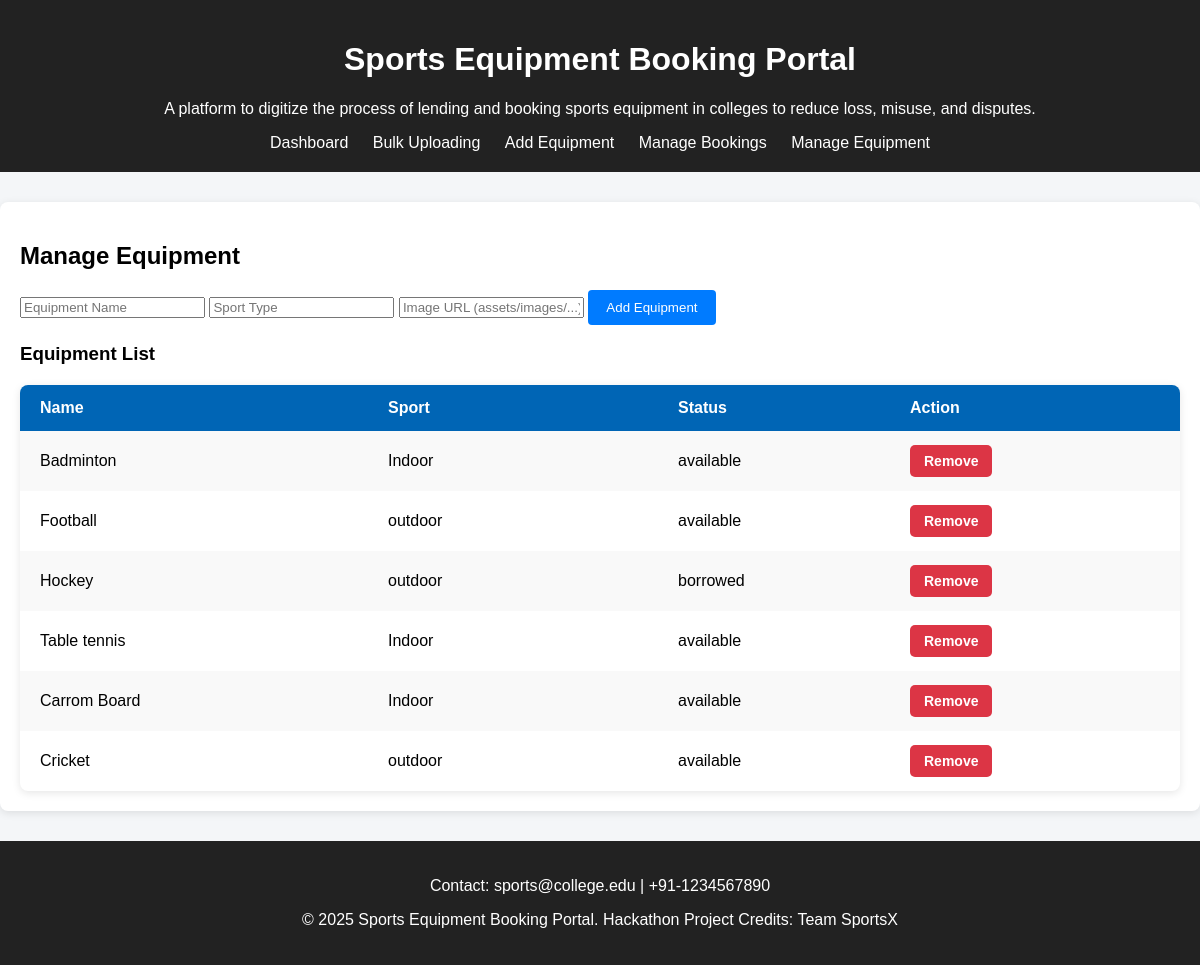
The page /admin/manage_equipment.php on the database its author committed.
### tables this page shows
CREATE TABLE `equipment` (
  `id` int(11) NOT NULL,
  `name` varchar(100) NOT NULL,
  `sport_type` varchar(50) NOT NULL,
  `availability_status` enum('available','reserved','borrowed') NOT NULL DEFAULT 'available',
  `image_url` varchar(255) DEFAULT NULL
);

### admin/manage_equipment.php (the view, shortened to what this page needs)
<?php
require_once '../includes/db.php';
$equipments = $conn->query('SELECT * FROM equipment');
?>
<!DOCTYPE html>
<html>
<head>
  <link rel="stylesheet" href="../assets/css/style.css">
</head>
<body>
<header>
  <h1>Sports Equipment Booking Portal</h1>
  <p>A platform to digitize the process of lending and booking sports equipment in colleges to reduce loss, misuse, and disputes.</p>
  <nav>
    <a href="http://localhost/project/admin/dashboard.php">Dashboard</a>
    <a href="http://localhost/project/admin/bulk_upload.php">Bulk Uploading</a>
    <a href="http://localhost/project/admin/add.php">Add Equipment</a>
    <a href="http://localhost/project/admin/manage_bookings.php">Manage Bookings</a>
    <a href="http://localhost/project/admin/manage_equipment.php">Manage Equipment</a>
  </nav>
</header>
<div class="container">
  <h2>Manage Equipment</h2>
  <form method="post">
    <input type="text" name="name" placeholder="Equipment Name" required>
    <input type="text" name="sport_type" placeholder="Sport Type" required>
    <input type="text" name="image_url" placeholder="Image URL (assets/images/...)" required>
    <button class="btn" type="submit" name="add">Add Equipment</button>
  </form>
  <h3>Equipment List</h3>
  <table>
    <tr><th>Name</th><th>Sport</th><th>Status</th><th>Action</th></tr>
    <?php while ($row = $equipments->fetch_assoc()): ?>
    <tr>
      <td><?= $row['name'] ?></td>
      <td><?= $row['sport_type'] ?></td>
      <td><?= $row['availability_status'] ?></td>
      <td><a class="action-btn" href="?remove=<?= $row['id'] ?>">Remove</a></td>
    </tr>
    <?php endwhile; ?>
  </table>
</div>
<?php include '../includes/footer.php'; ?>
</body>
</html>

### assets/css/style.css (style rules this page uses)
body { font-family: Arial, sans-serif; margin: 0; padding: 0; background: #f4f6f8; }
header, footer { background: #222; color: #fff; padding: 20px; text-align: center; }
nav a { color: #fff; margin: 0 10px; text-decoration: none; }
.container { max-width: 1200px; margin: 30px auto; padding: 20px; background: #fff; border-radius: 8px; box-shadow: 0 2px 8px rgba(0,0,0,0.1); }
.btn { background: #007bff; color: #fff; border: none; padding: 10px 18px; border-radius: 4px; cursor: pointer; transition: background 0.2s; }

### admin/manage_equipment.php (style rules this page uses)
table { border-collapse: collapse; width: 100%; margin-top: 20px; font-size: 16px; background-color: #fff; border-radius: 8px; overflow: hidden; box-shadow: 0 2px 8px rgba(0,0,0,0.1); }
th, td { padding: 14px 20px; text-align: left; }
th { background-color: #0065B5; color: white; font-weight: bold; }
tr:nth-child(even) { background-color: #f9f9f9; }
th:nth-child(1), td:nth-child(1) { width: 30%; }
th:nth-child(2), td:nth-child(2) { width: 25%; }
th:nth-child(3), td:nth-child(3) { width: 20%; }
th:nth-child(4), td:nth-child(4) { width: 25%; }
.action-btn { display: inline-block; padding: 8px 14px; background-color: #dc3545; color: #fff; border-radius: 5px; text-decoration: none; font-size: 14px; font-weight: bold; transition: background-color 0.2s ease; }

### rows shown on the page
equipment: name "Badminton", sport_type "Indoor", availability_status "available"
equipment: name "Football", sport_type "outdoor", availability_status "available"
equipment: name "Hockey", sport_type "outdoor", availability_status "borrowed"
equipment: name "Table tennis", sport_type "Indoor", availability_status "available"
equipment: name "Carrom Board", sport_type "Indoor", availability_status "available"
equipment: name "Cricket", sport_type "outdoor", availability_status "available"
